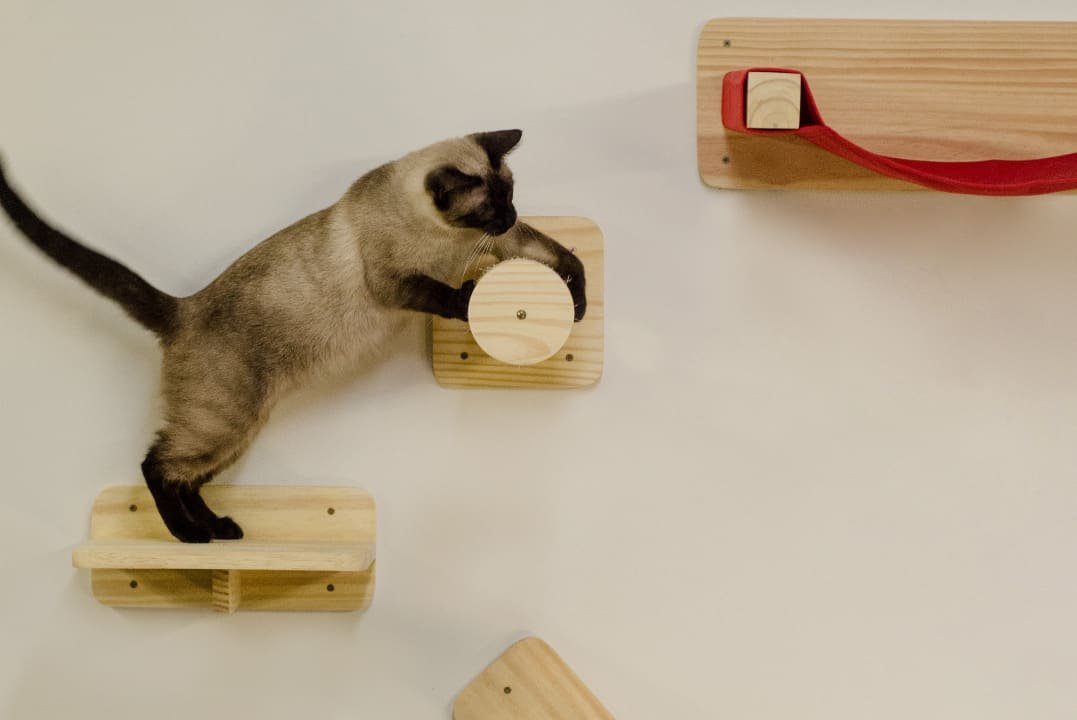
#> input picture input.jpg, 1077 x 720 px
$ python rann.py
#> lines starting #> are read from the running program, lines starting #| are printed output that depends on the picture; after the words box and inside, x2 and y2 are one past the last pixel; in counts of white or black regions, pixels touching at a corner belong together
import cv2
import numpy as np
import matplotlib.pyplot as plt
import os

class RaNN:
    def __init__(self, input_size, hidden_size):
        self.input_size = input_size
        self.hidden_size = hidden_size
        # Inicializa os pesos e vieses de forma aleatória
        np.random.seed(42)
        self.W_in = np.random.randn(input_size, hidden_size) * 0.01
        self.b_in = np.random.randn(hidden_size) * 0.01
        self.W_out = None

    def fit_transform(self, X):
        # Passagem pela camada oculta (Randomized weights)
        H = np.tanh(np.dot(X, self.W_in) + self.b_in)

        # Treina os pesos de saída para reconstrução usando Ridge Regression (Pseudo-inversa regularizada)
        C = 1e-3
        # W_out = (H^T H + C * I)^-1 H^T X
        H_T_H = np.dot(H.T, H)
        I = np.eye(self.hidden_size)
        self.W_out = np.linalg.solve(H_T_H + C * I, np.dot(H.T, X))

        # Reconstrói os dados
        X_hat = np.dot(H, self.W_out)
        return X_hat

def main():
    img_path = 'input.jpg'
    if not os.path.exists(img_path):
        print(f"Erro: Arquivo {img_path} não encontrado.")
        return

    # 1. Ler a imagem
    img = cv2.imread(img_path)
#> img is the input picture: shape (720, 1077, 3); mean B, G, R 147.6, 169.1, 184.4
    if img is None:
        print("Erro ao carregar a imagem.")
        return

    h, w, c = img.shape
#> h = 720; w = 1077; c = 3

    # Garantir que as dimensões sejam múltiplas de 8
    patch_size = 8
    new_h = (h // patch_size) * patch_size
#> new_h = 720
    new_w = (w // patch_size) * patch_size
#> new_w = 1072

    img = cv2.resize(img, (new_w, new_h))
#> img: shape (720, 1072, 3)
    h, w, c = img.shape
#> w = 1072

    # 2. Fracionar em patches de 8x8
    # Reshape para (num_patches_h, patch_h, num_patches_w, patch_w, channels)
    patches = img.reshape(h // patch_size, patch_size, w // patch_size, patch_size, c)
    # Transpor para ter a forma (num_patches_h, num_patches_w, patch_h, patch_w, channels)
    patches = patches.transpose(0, 2, 1, 3, 4)
    # Achatar os patches para a rede neural: (num_patches, patch_size * patch_size * c)
    num_patches = (h // patch_size) * (w // patch_size)
#> num_patches = 12060
    patch_dim = patch_size * patch_size * c
#> patch_dim = 192
    X = patches.reshape(num_patches, patch_dim)

    # Normalizar os dados para [0, 1]
    X_norm = X.astype(np.float32) / 255.0

    # 3. Rodar a rede RaNN (Autoencoder com pesos aleatórios na camada oculta)
    # Tamanho da camada oculta (reduzido para 10% do tamanho de entrada)
    hidden_size = int(patch_dim * 0.1)
#> hidden_size = 19
    rann = RaNN(input_size=patch_dim, hidden_size=hidden_size)
    X_hat_norm = rann.fit_transform(X_norm)

    # Desnormalizar
    X_hat = (X_hat_norm * 255.0).clip(0, 255).astype(np.uint8)

    # Reconstruir a imagem a partir dos patches
    patches_hat = X_hat.reshape(h // patch_size, w // patch_size, patch_size, patch_size, c)
    patches_hat = patches_hat.transpose(0, 2, 1, 3, 4)
    img_reconstructed = patches_hat.reshape(h, w, c)

    # 4. Calcular o erro de reconstrução pixel a pixel
    # Diferença absoluta entre a imagem original e a reconstruída
    error = np.abs(img.astype(np.float32) - img_reconstructed.astype(np.float32))
    # Média do erro nos canais de cor
    error_gray = np.mean(error, axis=2)

    # Normalizar o erro para [0, 255] para visualização
    error_normalized = cv2.normalize(error_gray, None, 0, 255, cv2.NORM_MINMAX).astype(np.uint8)

    # 5. Gerar overlay azul com transparência baseada no erro
    # Transparência (alpha): 0 para acertos, 1 para erros máximos
    # Multiplicamos por 3.0 para "exagerar" a cor e torná-la bem mais visível
    alpha = (error_normalized / 255.0)
    alpha = np.clip(alpha * 3.0, 0, 1.0)[..., np.newaxis]
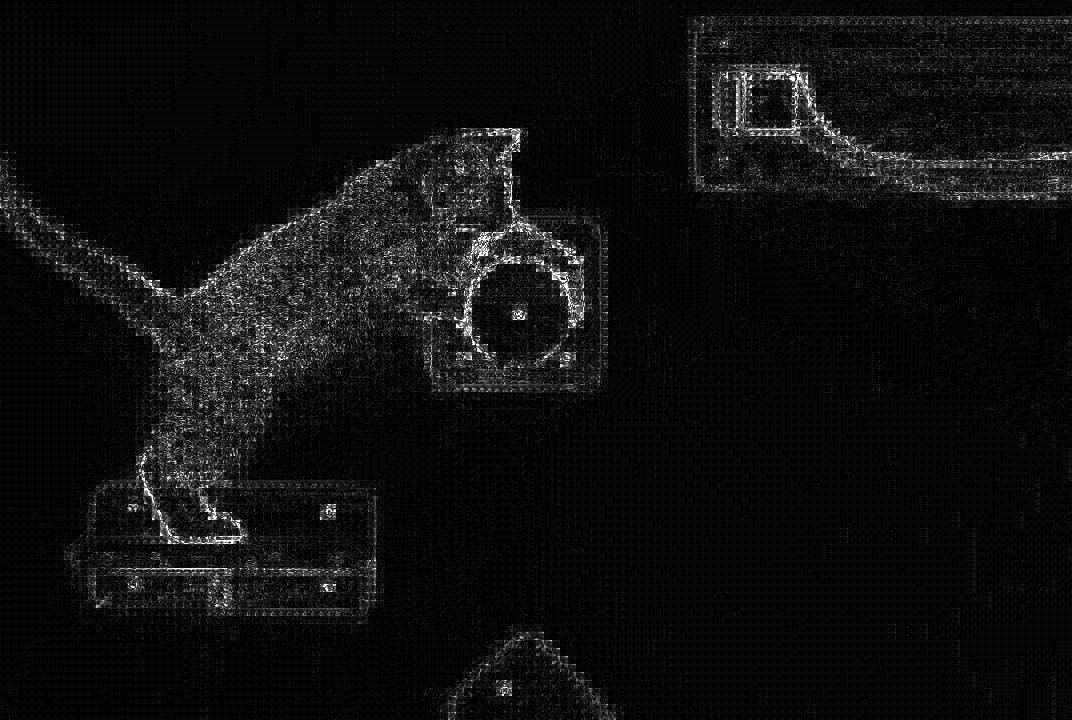
#> alpha: shape (720, 1072, 1) float64; min 0, max 1, mean 0.0603

    blue_color = np.zeros_like(img)
    blue_color[:, :, 0] = 255 # BGR, canal 0 = Azul

    # 6. Sobrepor o azul à imagem original (Alpha blending)
    overlay = (img * (1 - alpha) + blue_color * alpha).astype(np.uint8)

    # 7. Converter o mapa de erro (escala de cinza) para BGR para concatenar
    error_map = cv2.cvtColor(error_normalized, cv2.COLOR_GRAY2BGR)

    # 8. Concatenar as 4 imagens
    # Para concatenar, criar um grid 2x2
    # O usuário pediu: original, reconstruida, mapa de erro, sobreposta

    # Adicionar textos nas imagens para identificação
    def add_title(image, title):
#> called with title = 'Original'
        img_copy = image.copy()
        cv2.putText(img_copy, title, (10, 30), cv2.FONT_HERSHEY_SIMPLEX, 1, (255, 255, 255), 2, cv2.LINE_AA)
        return img_copy

    img_titled = add_title(img, "Original")
    reconstructed_titled = add_title(img_reconstructed, "Reconstruida")
    error_map_titled = add_title(error_map, "Residuo Absoluto")
    overlay_titled = add_title(overlay, "Mapa de Complexidade Estrutural")

    # Linha 1: Original | Reconstruida
    row1 = np.hstack((img_titled, reconstructed_titled))
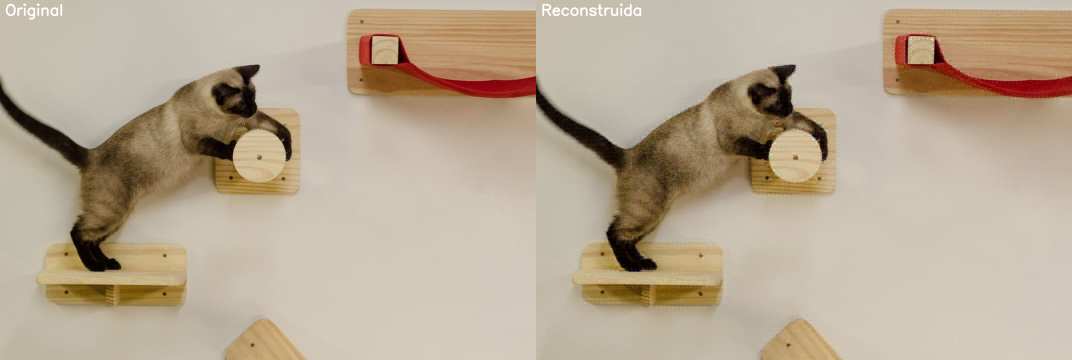
#> row1: shape (720, 2144, 3) (shown at 1/2 size); mean B, G, R 147.4, 169, 184.2
    # Linha 2: Residuo Absoluto | Mapa de Complexidade Estrutural
    row2 = np.hstack((error_map_titled, overlay_titled))
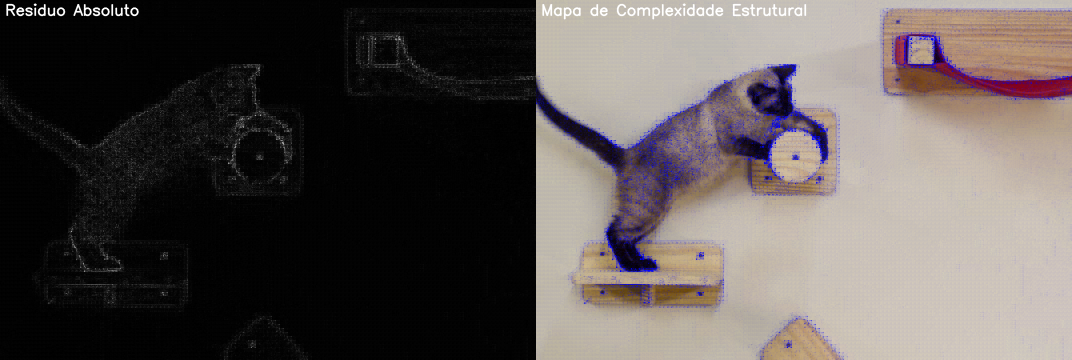
#> row2: shape (720, 2144, 3) (shown at 1/2 size); mean B, G, R 81.4, 83.6, 90.5

    # Imagem final
    final_result = np.vstack((row1, row2))
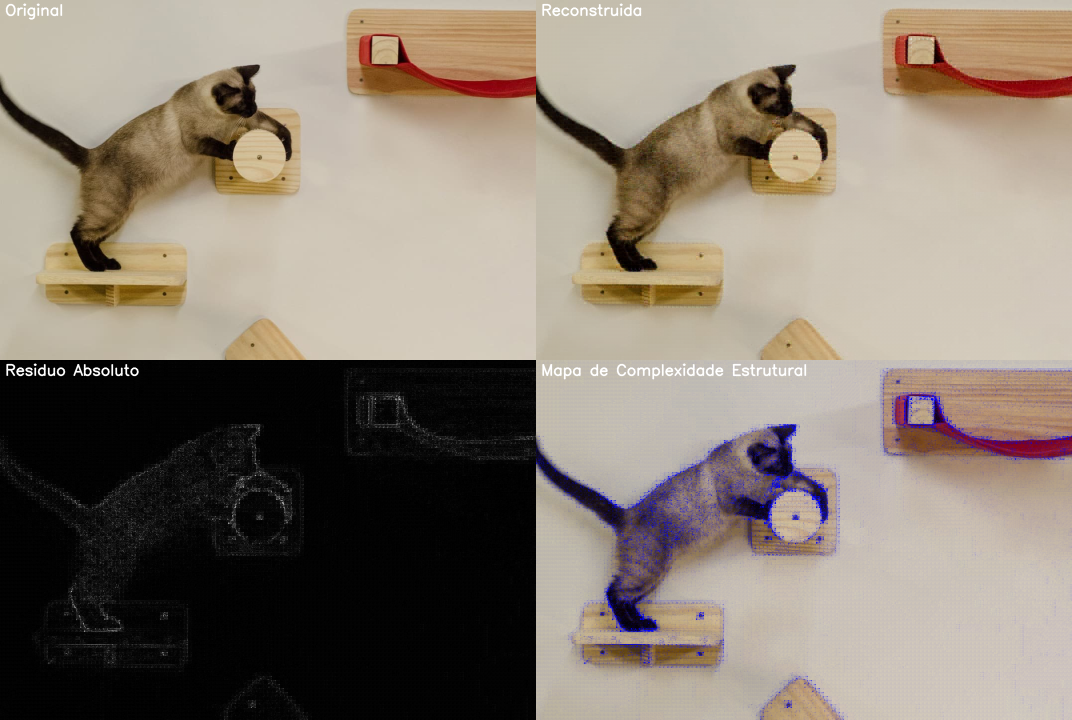
#> final_result: shape (1440, 2144, 3) (shown at 1/2 size); mean B, G, R 114.4, 126.3, 137.4

    # Criar imagem com grid dos patches
    img_patches = img.copy()
    for y in range(0, h, patch_size):
        cv2.line(img_patches, (0, y), (w, y), (255, 255, 255), 1)
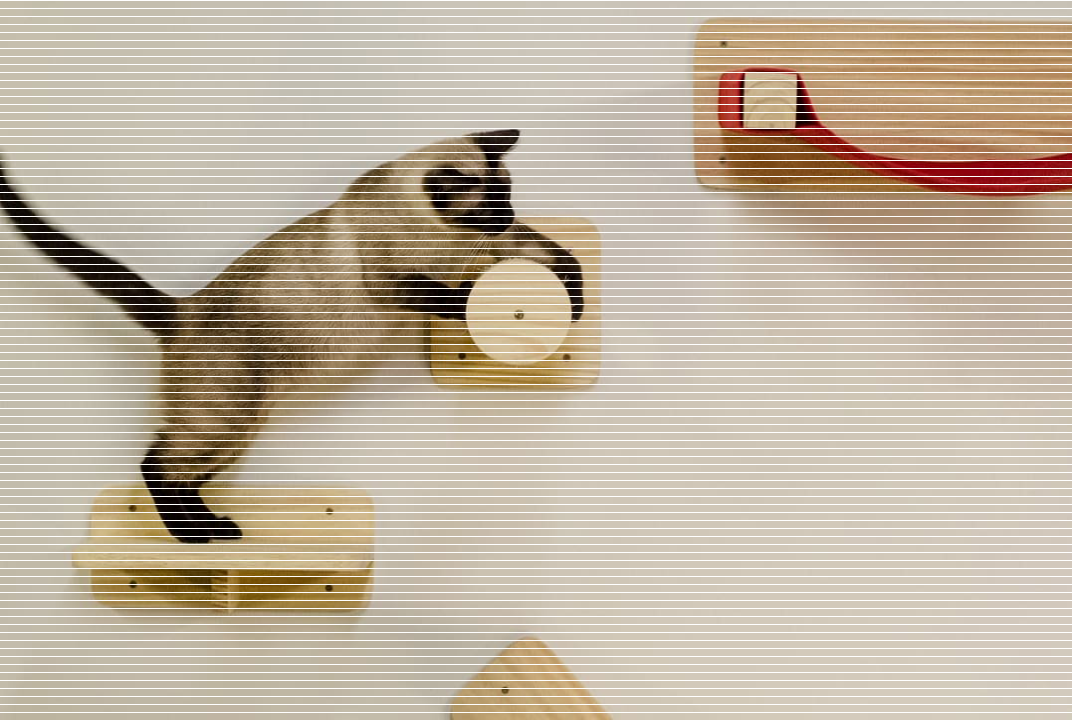
#> img_patches: shape (720, 1072, 3); mean B, G, R 161, 179.9, 193.2
    for x in range(0, w, patch_size):
        cv2.line(img_patches, (x, 0), (x, h), (255, 255, 255), 1)
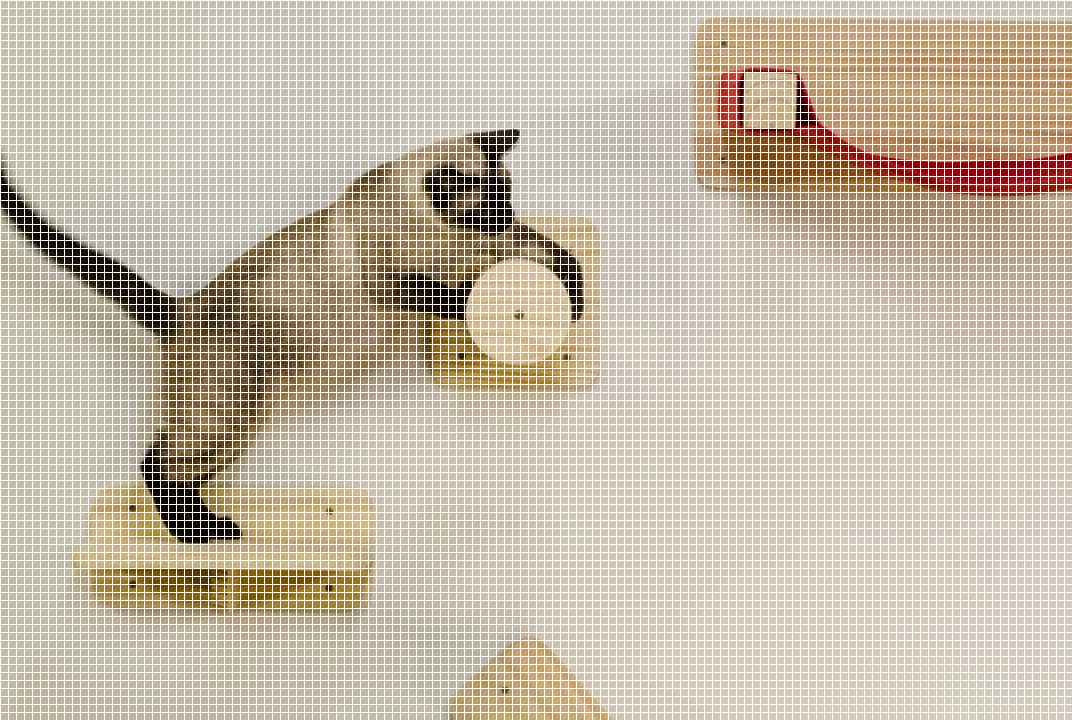
#> img_patches: shape (720, 1072, 3); 10.94% of pixels changed, all inside (x1, y1, x2, y2) = (0, 1, 1065, 720)

    # Salvar a imagem final e as saídas individuais
    cv2.imwrite('resultado.jpg', final_result)
    cv2.imwrite('reconstruido.jpg', img_reconstructed)
    cv2.imwrite('residuo_absoluto.jpg', error_map)
    cv2.imwrite('mapa_complexidade.jpg', overlay)
    cv2.imwrite('imagem_patches.jpg', img_patches)
    print("Processamento concluído. Imagens salvas.")

if __name__ == "__main__":
    main()
